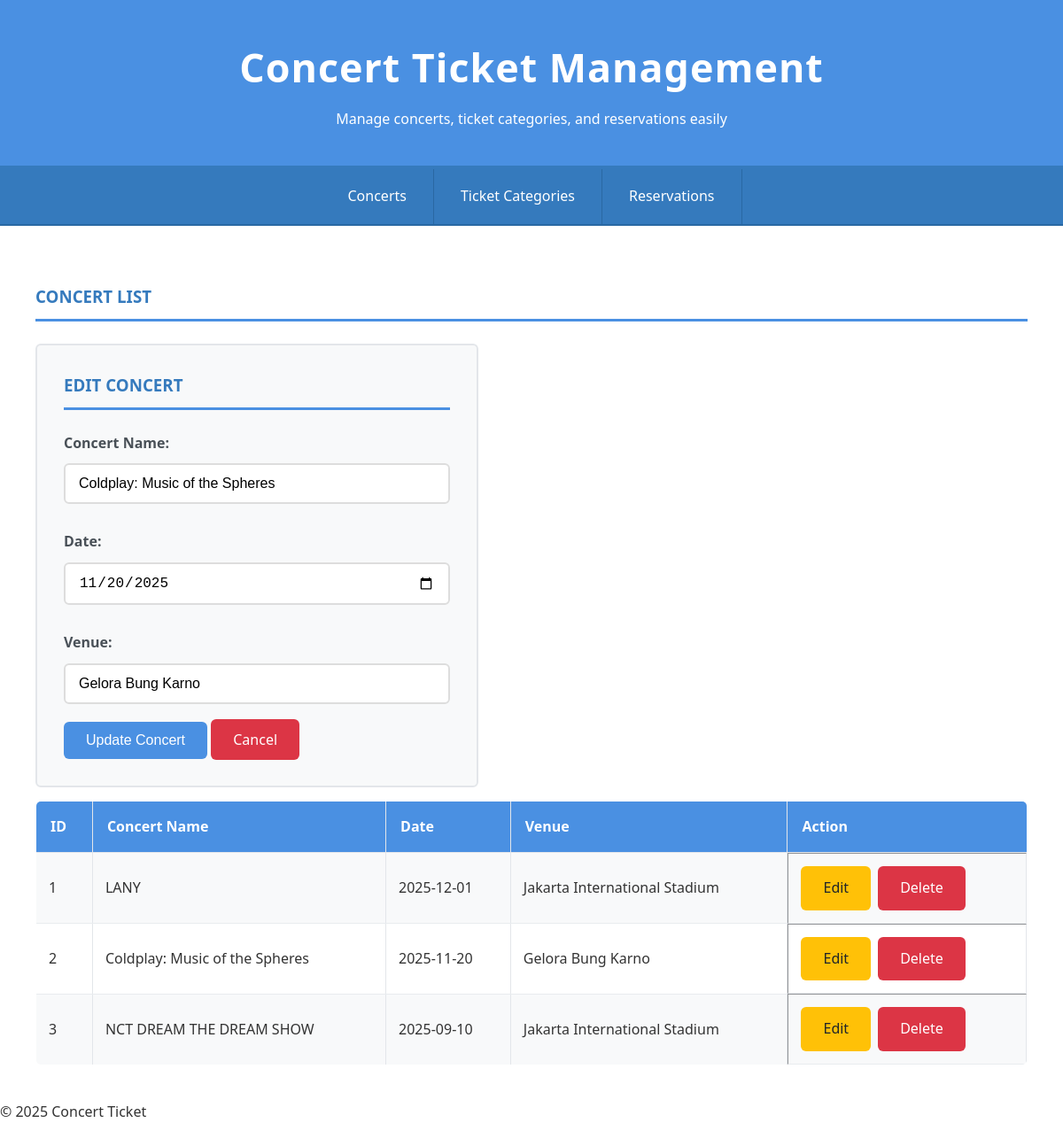
Screenshot of /?page=concerts&edit=2 with the database file from the repository.
### tables this page shows
CREATE TABLE `concerts` (
  `id_concert` int(11) NOT NULL,
  `concert_name` varchar(100) NOT NULL,
  `date` date NOT NULL,
  `venue` varchar(100) NOT NULL
);

### config/db.php (called while the page is built, shortened)
<?php
class Database {
    private $host = "localhost";
    private $username = "root";
    private $password = "";
    private $dbname = "db_concert";
    public function __construct() {
        try {
            $this->conn = new PDO("mysql:host=$this->host;dbname=$this->dbname", $this->username, $this->password);
        } catch (PDOException $e) {
            echo "Connection failed: " . $e->getMessage();
        }
    }
}
?>

### class/Concert.php (called while the page is built, shortened)
<?php
require_once 'config/db.php';
class Concert {
    private $db;
    public function __construct() {
        $this->db = (new Database())->conn;
    }
    public function getAllConcerts() {
        $stmt = $this->db->prepare("SELECT * FROM concerts");
        $stmt->execute();
        return $stmt->fetchAll(PDO::FETCH_ASSOC);
    }
    public function getConcertById($id) {
        $stmt = $this->db->prepare("SELECT * FROM concerts WHERE id_concert = ?");
        $stmt->execute([$id]);
        return $stmt->fetch(PDO::FETCH_ASSOC);
    }
}
?>

### view/concerts.php (the view, shortened to what this page needs)
<?php
require_once 'class/Concert.php';
$concert = new Concert();
$editData = null;
if (isset($_GET['edit'])) {
    $editData = $concert->getConcertById($_GET['edit']);
}
$concerts = $concert->getAllConcerts();
?>
<h3>Concert List</h3>
<form method="POST">
    <h3><?= $editData ? "Edit Concert" : "Add New Concert" ?></h3>
    <label>Concert Name:</label>
    <input type="text" name="concert_name" value="<?= htmlspecialchars($editData['concert_name'] ?? '') ?>" required>
    <label>Date:</label>
    <input type="date" name="date" value="<?= $editData['date'] ?? '' ?>" required>
    <label>Venue:</label>
    <input type="text" name="venue" value="<?= htmlspecialchars($editData['venue'] ?? '') ?>" required>
    <?php if ($editData): ?>
        <button type="submit" name="update">Update Concert</button>
        <a href="?page=concerts" class="btn btn-danger">Cancel</a>
    <?php else: ?>
        <button type="submit" name="add">Add Concert</button>
    <?php endif; ?>
</form>
<table border="1">
    <tr>
        <th>ID</th>
        <th>Concert Name</th>
        <th>Date</th>
        <th>Venue</th>
        <th>Action</th>
    </tr>
    <?php foreach ($concerts as $c): ?>
    <tr>
        <td><?= $c['id_concert'] ?></td>
        <td><?= htmlspecialchars($c['concert_name']) ?></td>
        <td><?= $c['date'] ?></td>
        <td><?= htmlspecialchars($c['venue']) ?></td>
        <td class="table-actions">
            <a href="?page=concerts&edit=<?= $c['id_concert'] ?>" class="btn btn-warning">Edit</a>
            <a href="?page=concerts&delete=<?= $c['id_concert'] ?>" class="btn btn-danger" onclick="return confirm('Are you sure?')">Delete</a>
        </td>
    </tr>
    <?php endforeach; ?>
</table>

### style.css (style rules this page uses)
* { margin: 0; padding: 0; box-sizing: border-box; }
body { font-family: 'Segoe UI', Tahoma, Geneva, Verdana, sans-serif; background-color: hsl(216, 33%, 97%); color: #333; line-height: 1.6; min-height: 100vh; }
h2, h3 { color: #357abd; margin-bottom: 25px; text-transform: uppercase; font-weight: 600; border-bottom: 3px solid #4a90e2; padding-bottom: 10px; }
table { width: 100%; border-collapse: collapse; margin-top: 15px; background-color: white; border-radius: 6px; overflow: hidden; border: 1px solid #e3e6ea; }
th { background-color: #4a90e2; color: white; padding: 16px; text-align: left; }
td { padding: 14px; border-bottom: 1px solid #e9ecef; }
tbody tr:nth-child(even) { background-color: #f8f9fa; }
form { background-color: #f8f9fa; padding: 30px; border-radius: 6px; border: 2px solid #e3e6ea; width: 500px; }
label { font-weight: 600; color: #495057; margin-top: 10px; display: block; }
input, select { width: 100%; padding: 12px 15px; margin: 10px 0 20px 0; border: 2px solid #ddd; border-radius: 6px; font-size: 16px; transition: border-color 0.3s ease; }
button, .btn { background-color: #4a90e2; color: white; padding: 12px 25px; border: none; border-radius: 6px; cursor: pointer; font-size: 16px; font-weight: 500; transition: 0.3s ease; text-decoration: none; }
.btn-danger { background-color: #dc3545; }
.btn-warning { background-color: #ffc107; color: #212529; }
.table-actions { display: flex; gap: 8px; }

### rows the page displays
concerts: concert_name "Coldplay: Music of the Spheres", date "11/20/2025", venue "Gelora Bung Karno", id_concert "2", date "2025-11-20"
concerts: id_concert "1", concert_name "LANY", date "2025-12-01", venue "Jakarta International Stadium"
concerts: id_concert "3", concert_name "NCT DREAM THE DREAM SHOW", date "2025-09-10", venue "Jakarta International Stadium"
